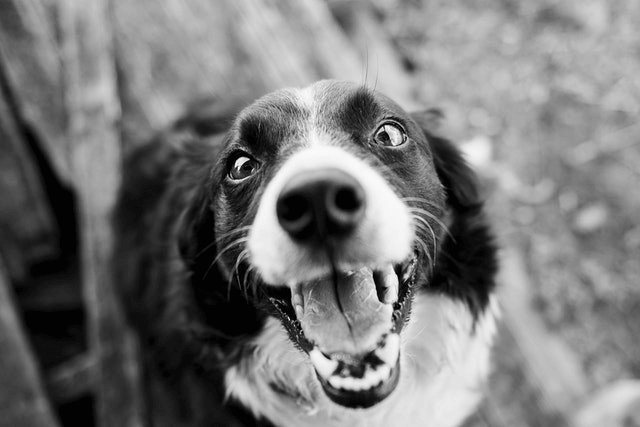
#> input picture dog.png, 640 x 427 px
$ jupyter execute LAB5.ipynb
#> lines starting #> are read from the running program, lines starting #| are printed output that depends on the picture
[cell 1]
import numpy as np
import cv2
import matplotlib.pyplot as plt

[cell 2]
image_path = "dog.png"
img = cv2.imread(image_path, cv2.IMREAD_GRAYSCALE)
#> img is the input picture: shape (427, 640); min 2, max 250, mean 120.6
img

[cell 3]
def svd(A):
    m,n = A.shape
#> m = 427; n = 640


    # Calculate A.T * A and A * A.T
    ATA = np.dot(A.T, A)
    AAT = np.dot(A, A.T)

    # Eigenvalue decomposition for ATA and AAT
    eigenvalues_ATA, eigenvectors_ATA = np.linalg.eig(ATA)
#> eigenvalues_ATA = 640 values, max 81546.7 at index 0, min -3642.7 at index 1, mean 129.9
    eigenvalues_AAT, eigenvectors_AAT = np.linalg.eig(AAT)
#> eigenvalues_AAT = 427 values, max 54514.1 at index 0, min -3010.3 at index 1, mean 131.2

    # Sort eigenvalues and eigenvectors in descending order
    idx_ATA = eigenvalues_ATA.argsort()[::-1]
#> idx_ATA = 640 values, max 639 at index 318, min 0 at index 0, mean 319.5
    eigenvalues_ATA = eigenvalues_ATA[idx_ATA]
#> eigenvalues_ATA = 640 values, max 81546.7 at index 0, min -3642.7 at index 639, mean 129.9
    eigenvectors_ATA = eigenvectors_ATA[:,idx_ATA]
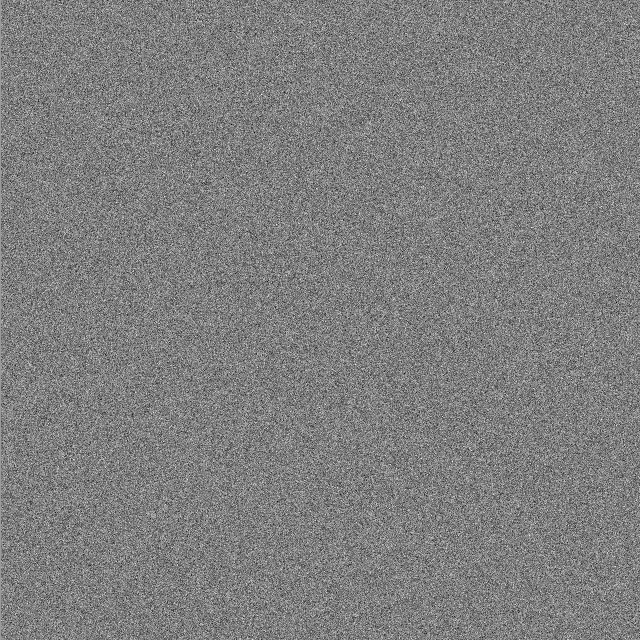
#> eigenvectors_ATA: shape (640, 640) float64; min -0.18, max 0.18, mean 6.56e-05; drawn with min black and max white

    idx_AAT = eigenvalues_AAT.argsort()[::-1]
#> idx_AAT = 427 values, max 426 at index 208, min 0 at index 0, mean 213
    eigenvalues_AAT = eigenvalues_AAT[idx_AAT]
#> eigenvalues_AAT = 427 values, max 54514.1 at index 0, min -3010.3 at index 426, mean 131.2
    eigenvectors_AAT = eigenvectors_AAT[:, idx_AAT]
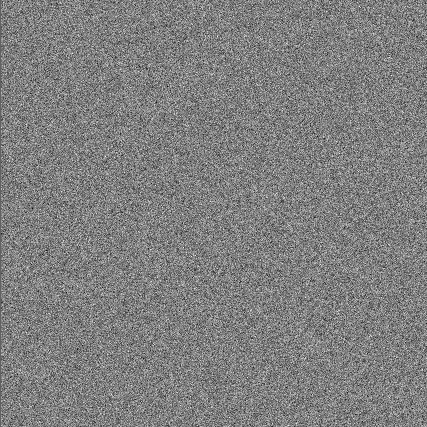
#> eigenvectors_AAT: shape (427, 427) float64; min -0.204, max 0.202, mean -0.000115; drawn with min black and max white

    S_values = np.sqrt(np.abs(eigenvalues_ATA))  # Only take non-negative values
#> S_values = 640 values, max 285.6 at index 0, min 2.37 at index 320, mean 37.72
    S = np.zeros((m, n))  # Initialize Sigma as m x n
    np.fill_diagonal(S, S_values[:min(m, n)])


    U = eigenvectors_AAT
    V = eigenvectors_ATA
    U /= np.linalg.norm(U, axis=0, keepdims=True)
    V /= np.linalg.norm(V, axis=0, keepdims=True)

    return U, S, V.T

[cell 4]
A = np.array(img)
U, S, V = svd(img)
A_const = np.dot(U,np.dot(S,V))
print(S.shape)
#| (427, 640)

[cell 5]
plt.figure(figsize=(10, 5))

plt.subplot(1, 2, 1)
plt.imshow(img, cmap='gray')
plt.title('Original Image')

plt.subplot(1, 2, 2)
plt.imshow(A_const.astype(np.uint8), cmap='gray')
plt.title('Reconstructed Image')

plt.show()

[cell 6]
import numpy as np

def normalize_columns(matrix):
    """Normalize columns of a given matrix to have unit norm."""
    return matrix / np.linalg.norm(matrix, axis=0, keepdims=True)

def pca(A, k):

#> called with k = 200
    A = A - np.mean(A, axis=0)
    ATA = np.dot(A.T, A)  # Compute A^T * A
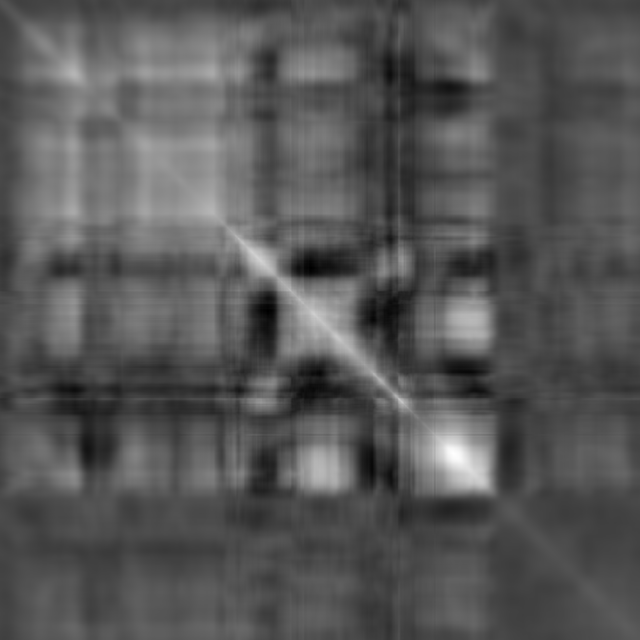
#> ATA: shape (640, 640) float64; min -1190462.7, max 3219689.8, mean 319630.1; drawn with min black and max white
    AAT = np.dot(A, A.T)  # Compute A * A^T
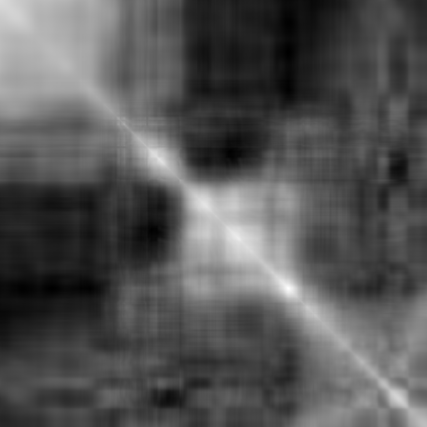
#> AAT: shape (427, 427) float64; min -1583115.8, max 3147208.9, mean 0; drawn with min black and max white

    # Eigenvalue decomposition
    eigenvalues_ATA, eigenvectors_ATA = np.linalg.eig(ATA)
    eigenvalues_AAT, eigenvectors_AAT = np.linalg.eig(AAT)
#> eigenvalues_AAT = 427 values, max 319040860 at index 0, min 1.91e-09 at index 203, mean 1967892.7

    # Sort eigenvalues and corresponding eigenvectors in descending order
    idx_ATA = np.argsort(eigenvalues_ATA)[::-1]
#> idx_ATA = 640 values, max 639 at index 531, min 0 at index 0, mean 319.5
    eigenvalues_ATA = eigenvalues_ATA[idx_ATA]
    eigenvectors_ATA = eigenvectors_ATA[:, idx_ATA]

    idx_AAT = np.argsort(eigenvalues_AAT)[::-1]
#> idx_AAT = 427 values, max 426 at index 369, min 0 at index 0, mean 213
    eigenvalues_AAT = eigenvalues_AAT[idx_AAT]
#> eigenvalues_AAT = 427 values, max 319040860 at index 0, min 1.91e-09 at index 426, mean 1967892.7
    eigenvectors_AAT = eigenvectors_AAT[:, idx_AAT]
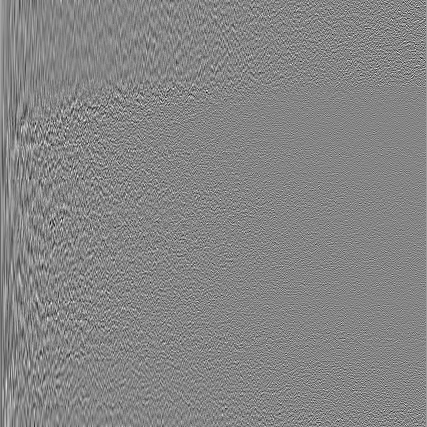
#> eigenvectors_AAT: shape (427, 427) float64; min -0.281, max 0.256, mean 0.000113; drawn with min black and max white

    # Compute singular values
    S = np.sqrt(np.abs(eigenvalues_ATA[:k]))  # Top k singular values
#> S = 200 values, max 17861.7 at index 0, min 66.11 at index 199, mean 765.2

    # Step 5: Construct Sigma matrix (k x k)
    Sigma = np.diag(S)  # Ensure Sigma is k x k, not m x k
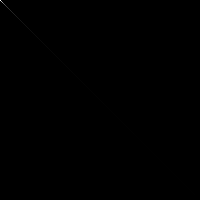
#> Sigma: shape (200, 200) float64; min 0, max 17861.7, mean 3.8; drawn with min black and max white

    U = normalize_columns(eigenvectors_AAT[:, :k])  # First k normalized eigenvectors of AAT
    V = normalize_columns(eigenvectors_ATA[:, :k])
    return U, Sigma, V

[cell 7]
A = np.array(img)
D, B, C = pca(A, 200)

projection = np.dot(D.T, A)
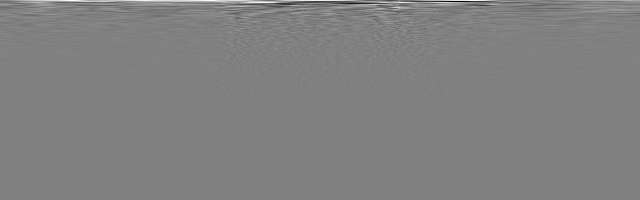
#> projection: shape (200, 640) float64; min -1285.2, max 1258.4, mean 3.2; drawn with min black and max white
reconstruction = np.dot(D,projection)

plt.figure(figsize=(10, 5))

plt.subplot(1, 2, 1)
plt.imshow(img, cmap='gray')
plt.title('Original Image')

plt.subplot(1, 2, 2)
plt.imshow(reconstruction.astype(np.uint8), cmap='gray')
plt.title('Reconstructed Image')

plt.show()
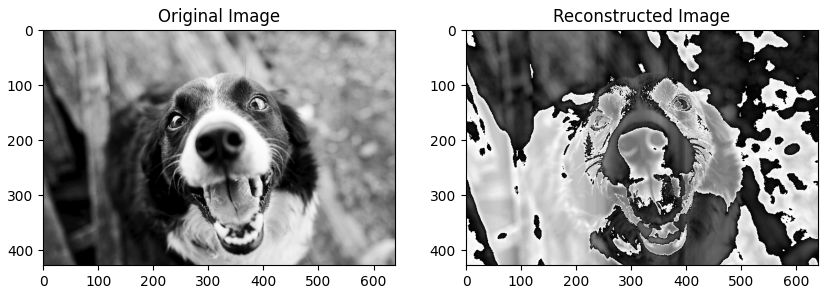
#> figure drawn by matplotlib, 2 panels

[cell 8]
E,F,G = pca(A,400)
#> in normalize_columns (call 3), `return matrix / np.linalg.norm(matrix, axis=0, keepdims=True)`:
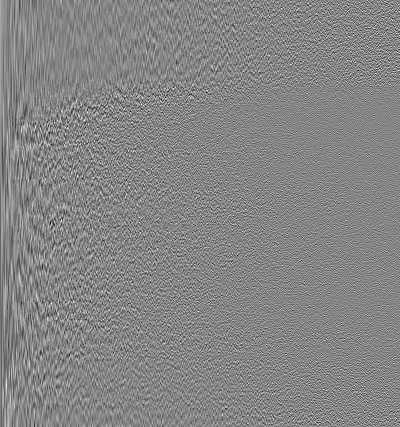
#> returned value: shape (427, 400) float64; min -0.281, max 0.256, mean -9.89e-15; drawn with min black and max white
projectiondual = np.dot(F,G.T)
reconstructiondual = np.dot(np.dot(A,G),G.T)
plt.figure(figsize=(10, 5))

plt.subplot(1, 2, 1)
plt.imshow(img, cmap='gray')
plt.title('Original Image')

plt.subplot(1, 2, 2)
plt.imshow(reconstructiondual.astype(np.uint8), cmap='gray')
plt.title('Reconstructed Image')

plt.show()
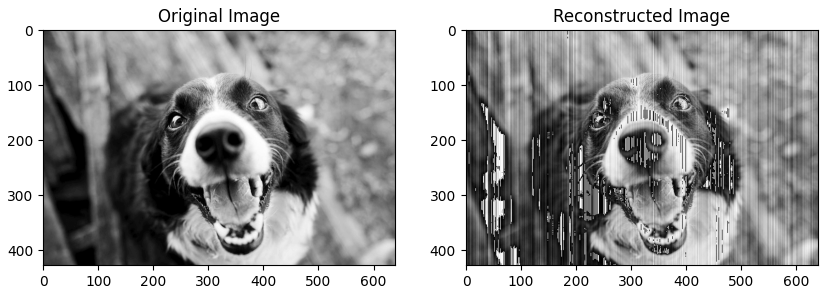
#> figure drawn by matplotlib, 2 panels
